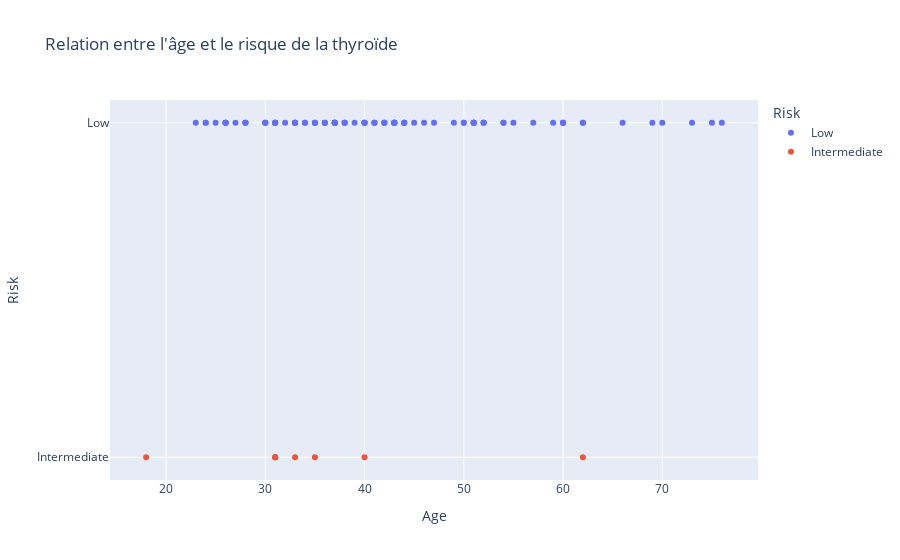

Write notebook code for a chart like this one.
### Code cell
import plotly.express as px
from elasticsearch import Elasticsearch

# Connexion à Elasticsearch
es = Elasticsearch("http://localhost:9200")

# Effectuer une recherche pour obtenir les données nécessaires
response = es.search(index="thyroid_risk", body={
    "_source": ["Age", "Risk"],  # Sélectionner les champs nécessaires
    "size": 100  # Limiter à 100 documents
})

# Extraire les données de la réponse
data = [{"Age": hit["_source"]["Age"], "Risk": hit["_source"]["Risk"]} for hit in response['hits']['hits']]

# Convertir les données en DataFrame (facultatif si vous souhaitez plus de flexibilité)
import pandas as pd
df = pd.DataFrame(data)

# Créer une visualisation avec Plotly
fig = px.scatter(df, x="Age", y="Risk", color="Risk", title="Relation entre l'âge et le risque de la thyroïde")

# Afficher le graphique
fig.show()

### Figure 1 — Plotly figure (JSON) as saved in the notebook; plotly's stock layout.template omitted (floating-point values rounded to 4 significant figures)
{"data": [{"hovertemplate": "Risk=%{y}<br>Age=%{x}<extra></extra>", "legendgroup": "Low", "marker": {"color": "#636efa", "symbol": "circle"}, "mode": "markers", "name": "Low", "orientation": "h", "showlegend": true, "type": "scatter", "x": [34, 62, 52, 41, 46, 51, 40, 75, 59, 49, 50, 76, 42, 40, 44, 43, 52, 41, 44, 36, 70, 60, 33, 43, 41, 37, 37, 30, 36, 55, 52, 37, 31, 43, 40, 34, 51, 45, 38, 38, 33, 43, 30, 43, 43, 35, 54, 54, 38, 35, 51, 51, 40, 69, 31, 30, 35, 50, 25, 73, 36, 62, 39, 37, 26, 31, 24, 57, 28, 44, 42, 27, 51, 33, 42, 26, 24, 60, 60, 31, 66, 44, 32, 26, 37, 33, 23, 47, 28, 37, 26, 28], "xaxis": "x", "y": ["Low", "Low", "Low", "Low", "Low", "Low", "Low", "Low", "Low", "Low", "Low", "Low", "Low", "Low", "Low", "Low", "Low", "Low", "Low", "Low", "Low", "Low", "Low", "Low", "Low", "Low", "Low", "Low", "Low", "Low", "Low", "Low", "Low", "Low", "Low", "Low", "Low", "Low", "Low", "Low", "Low", "Low", "Low", "Low", "Low", "Low", "Low", "Low", "Low", "Low", "Low", "Low", "Low", "Low", "Low", "Low", "Low", "Low", "Low", "Low", "Low", "Low", "Low", "Low", "Low", "Low", "Low", "Low", "Low", "Low", "Low", "Low", "Low", "Low", "Low", "Low", "Low", "Low", "Low", "Low", "Low", "Low", "Low", "Low", "Low", "Low", "Low", "Low", "Low", "Low", "Low", "Low"], "yaxis": "y"}, {"hovertemplate": "Risk=%{y}<br>Age=%{x}<extra></extra>", "legendgroup": "Intermediate", "marker": {"color": "#EF553B", "symbol": "circle"}, "mode": "markers", "name": "Intermediate", "orientation": "h", "showlegend": true, "type": "scatter", "x": [31, 31, 40, 33, 35, 31, 18, 62], "xaxis": "x", "y": ["Intermediate", "Intermediate", "Intermediate", "Intermediate", "Intermediate", "Intermediate", "Intermediate", "Intermediate"], "yaxis": "y"}], "layout": {"legend": {"title": {"text": "Risk"}, "tracegroupgap": 0}, "title": {"text": "Relation entre l'âge et le risque de la thyroïde"}, "xaxis": {"anchor": "y", "domain": [0, 1], "title": {"text": "Age"}}, "yaxis": {"anchor": "x", "categoryarray": ["Intermediate", "Low"], "categoryorder": "array", "domain": [0, 1], "title": {"text": "Risk"}}}}
